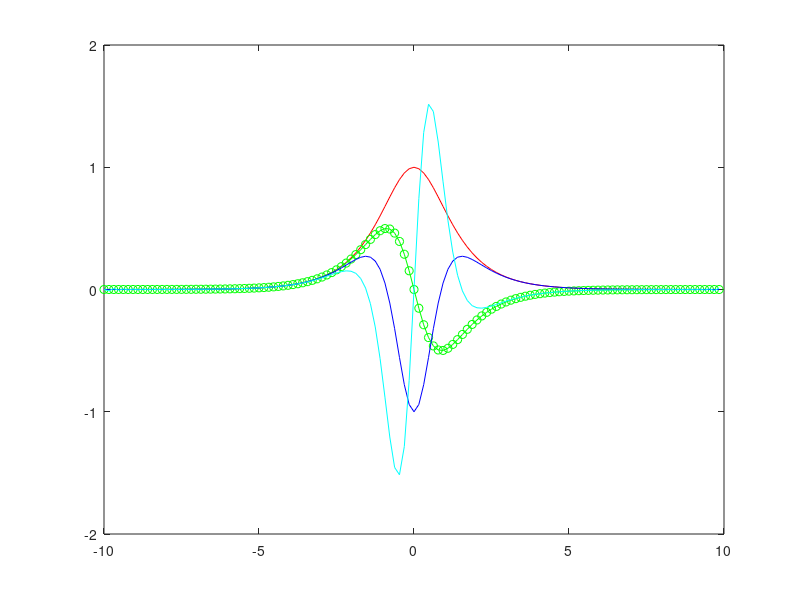

Source code (MATLAB):
%To take a derivative, we need to calculate the k values associated with 
%the transformation. The following example does this. Recall that the FFT 
%assumes a 2? periodic domain which gets shifted. Thus the calculation of 
%the k values needs to shift and rescale to the 2? domain. The following 
%example differentiates the function f(x) = sech(x) three times. The first 
%derivative is compared with the analytic value of f?(x) = ?sech(x)tanh(x).

clear all; close all; % clear all variables and figures

L=20; % define the computational domain [-L/2,L/2] 
n=128; % define the number of Fourier modes 2^n
x2=linspace(-L/2,L/2,n+1); % define the domain discretization 
x=x2(1:n); % consider only the first n points: periodicity 
u=sech(x); % function to take a derivative of
ut=fft(u); % FFT the function
k=(2*pi/L)*[0:(n/2-1) (-n/2):-1]; % k rescaled to 2pi domain
ut1=1i*k.*ut; % first derivative 
ut2=-k.*k.*ut; % second derivative 
ut3=-1i*k.*k.*k.*ut; % third derivative
u1=ifft(ut1); u2=ifft(ut2); u3=ifft(ut3); % inverse transform 
u1exact=-sech(x).*tanh(x); % analytic first derivative
figure(1), plot(x,u,'r',x,u1,'g',x,u1exact,'go',x,u2,'b',x,u3,'c') % plot